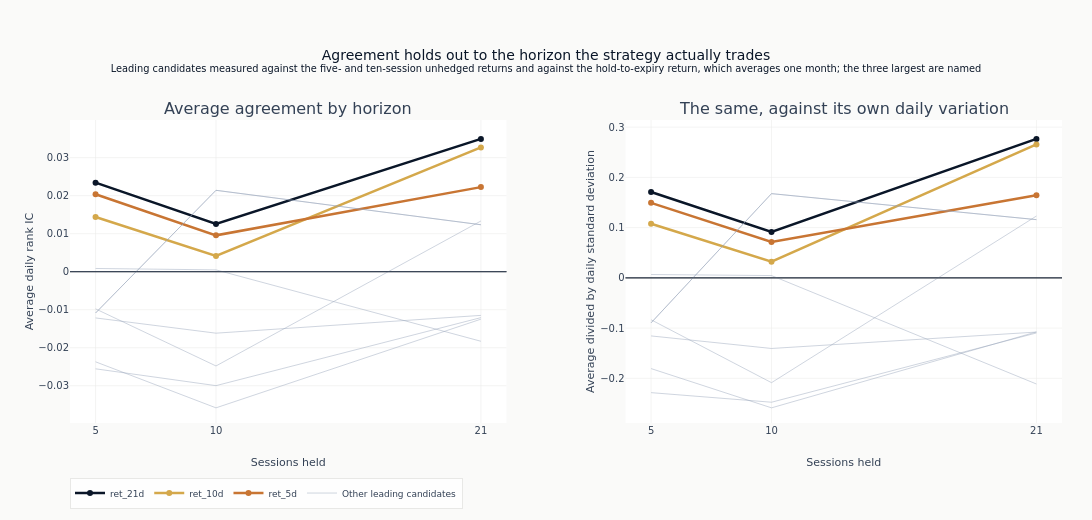

Write notebook code for a chart like this one.
### Code cell
horizons = sorted(horizon_ic)
fig = make_subplots(
    rows=1,
    cols=2,
    subplot_titles=[
        "Average agreement by horizon",
        "The same, against its own daily variation",
    ],
    horizontal_spacing=0.12,
)
# The three largest are named and given their own colour; the rest are drawn as one grey
# group, because ten distinguishable colours is not a legend anyone reads.
EMPHASIS_COLORS = [COLORS["blue"], COLORS["amber"], COLORS["copper"]]

for panel, index in [(1, 0), (2, 1)]:
    for rank, feat in enumerate(leading_features):
        emphasised = rank < len(EMPHASIS_COLORS)
        fig.add_trace(
            go.Scatter(
                x=horizons,
                y=[horizon_ic[h][feat][index] for h in horizons],
                mode="lines+markers" if emphasised else "lines",
                line=dict(
                    color=EMPHASIS_COLORS[rank] if emphasised else COLORS["recede"],
                    width=2.5 if emphasised else 1.0,
                ),
                marker=dict(size=6),
                opacity=1.0 if emphasised else 0.45,
                name=feat if emphasised else "Other leading candidates",
                legendgroup=feat if emphasised else "other",
                showlegend=panel == 1 and (emphasised or rank == len(EMPHASIS_COLORS)),
                hovertext=feat,
            ),
            row=1,
            col=panel,
        )
    fig.add_hline(y=0, line=dict(color=COLORS["neutral"], width=1), row=1, col=panel)

fig.update_layout(
    template="ml4t",
    height=520,
    width=1120,
    title={
        "text": (
            "Agreement holds out to the horizon the strategy actually trades"
            "<br><sup>Leading candidates measured against the five- and ten-session unhedged "
            "returns and against the hold-to-expiry return, which averages one month; the "
            "three largest are named</sup>"
        )
    },
    margin=dict(l=70, r=30, t=120, b=60),
    legend=dict(orientation="h", y=-0.18, x=0, font=dict(size=9)),
)
fig.update_xaxes(title_text="Sessions held", tickvals=horizons)
fig.update_yaxes(title_text="Average daily rank IC", row=1, col=1)
fig.update_yaxes(title_text="Average divided by daily standard deviation", row=1, col=2)
show_plotly_with_alt(
    fig,
    "Two panels sharing a horizontal axis of sessions held, at 5, 10 and 21. On the left the "
    "average daily rank IC and on the right the same average divided by its daily standard "
    "deviation. ret_21d, ret_10d and ret_5d are drawn as named coloured lines and the other "
    "leading candidates as pale grey lines. All three named lines dip at 10 sessions and rise "
    "to their highest value at 21, ret_21d reaching about 0.035 on the left and about 0.28 on "
    "the right. The grey lines mostly sit below zero and do not share that shape, so agreement "
    "holds out to the horizon the strategy actually trades for the named three.",
)

### Figure 1 — Plotly figure (JSON) as saved in the notebook; plotly's stock layout.template omitted (floating-point values rounded to 4 significant figures)
{"data": [{"hovertext": "ret_21d", "legendgroup": "ret_21d", "line": {"color": "#0a1628", "width": 2.5}, "marker": {"size": 6}, "mode": "lines+markers", "name": "ret_21d", "opacity": 1.0, "showlegend": true, "type": "scatter", "x": [5, 10, 21], "xaxis": "x", "y": [0.02341, 0.01257, 0.03493], "yaxis": "y"}, {"hovertext": "ret_10d", "legendgroup": "ret_10d", "line": {"color": "#D4A84B", "width": 2.5}, "marker": {"size": 6}, "mode": "lines+markers", "name": "ret_10d", "opacity": 1.0, "showlegend": true, "type": "scatter", "x": [5, 10, 21], "xaxis": "x", "y": [0.01439, 0.00412, 0.03269], "yaxis": "y"}, {"hovertext": "ret_5d", "legendgroup": "ret_5d", "line": {"color": "#C87533", "width": 2.5}, "marker": {"size": 6}, "mode": "lines+markers", "name": "ret_5d", "opacity": 1.0, "showlegend": true, "type": "scatter", "x": [5, 10, 21], "xaxis": "x", "y": [0.02037, 0.009562, 0.02225], "yaxis": "y"}, {"hovertext": "instr_delta", "legendgroup": "other", "line": {"color": "#94a3b8", "width": 1.0}, "marker": {"size": 6}, "mode": "lines", "name": "Other leading candidates", "opacity": 0.45, "showlegend": true, "type": "scatter", "x": [5, 10, 21], "xaxis": "x", "y": [0.0008464, 0.0004817, -0.01831], "yaxis": "y"}, {"hovertext": "instr_ret_5d", "legendgroup": "other", "line": {"color": "#94a3b8", "width": 1.0}, "marker": {"size": 6}, "mode": "lines", "name": "Other leading candidates", "opacity": 0.45, "showlegend": false, "type": "scatter", "x": [5, 10, 21], "xaxis": "x", "y": [-0.009776, -0.0248, 0.01334], "yaxis": "y"}, {"hovertext": "iv_mom_10d", "legendgroup": "other", "line": {"color": "#94a3b8", "width": 1.0}, "marker": {"size": 6}, "mode": "lines", "name": "Other leading candidates", "opacity": 0.45, "showlegend": false, "type": "scatter", "x": [5, 10, 21], "xaxis": "x", "y": [-0.02371, -0.03582, -0.01249], "yaxis": "y"}, {"hovertext": "iv_rv_ratio", "legendgroup": "other", "line": {"color": "#94a3b8", "width": 1.0}, "marker": {"size": 6}, "mode": "lines", "name": "Other leading candidates", "opacity": 0.45, "showlegend": false, "type": "scatter", "x": [5, 10, 21], "xaxis": "x", "y": [-0.01087, 0.02141, 0.01235], "yaxis": "y"}, {"hovertext": "iv_rv_ratio_pctl", "legendgroup": "other", "line": {"color": "#94a3b8", "width": 1.0}, "marker": {"size": 6}, "mode": "lines", "name": "Other leading candidates", "opacity": 0.45, "showlegend": false, "type": "scatter", "x": [5, 10, 21], "xaxis": "x", "y": [-0.01087, 0.02141, 0.01235], "yaxis": "y"}, {"hovertext": "vrp_mom_10d", "legendgroup": "other", "line": {"color": "#94a3b8", "width": 1.0}, "marker": {"size": 6}, "mode": "lines", "name": "Other leading candidates", "opacity": 0.45, "showlegend": false, "type": "scatter", "x": [5, 10, 21], "xaxis": "x", "y": [-0.02555, -0.02998, -0.01208], "yaxis": "y"}, {"hovertext": "vrp_mom_5d", "legendgroup": "other", "line": {"color": "#94a3b8", "width": 1.0}, "marker": {"size": 6}, "mode": "lines", "name": "Other leading candidates", "opacity": 0.45, "showlegend": false, "type": "scatter", "x": [5, 10, 21], "xaxis": "x", "y": [-0.01216, -0.01617, -0.01149], "yaxis": "y"}, {"hovertext": "ret_21d", "legendgroup": "ret_21d", "line": {"color": "#0a1628", "width": 2.5}, "marker": {"size": 6}, "mode": "lines+markers", "name": "ret_21d", "opacity": 1.0, "showlegend": false, "type": "scatter", "x": [5, 10, 21], "xaxis": "x2", "y": [0.171, 0.09137, 0.2766], "yaxis": "y2"}, {"hovertext": "ret_10d", "legendgroup": "ret_10d", "line": {"color": "#D4A84B", "width": 2.5}, "marker": {"size": 6}, "mode": "lines+markers", "name": "ret_10d", "opacity": 1.0, "showlegend": false, "type": "scatter", "x": [5, 10, 21], "xaxis": "x2", "y": [0.1077, 0.03208, 0.2656], "yaxis": "y2"}, {"hovertext": "ret_5d", "legendgroup": "ret_5d", "line": {"color": "#C87533", "width": 2.5}, "marker": {"size": 6}, "mode": "lines+markers", "name": "ret_5d", "opacity": 1.0, "showlegend": false, "type": "scatter", "x": [5, 10, 21], "xaxis": "x2", "y": [0.1493, 0.07142, 0.1646], "yaxis": "y2"}, {"hovertext": "instr_delta", "legendgroup": "other", "line": {"color": "#94a3b8", "width": 1.0}, "marker": {"size": 6}, "mode": "lines", "name": "Other leading candidates", "opacity": 0.45, "showlegend": false, "type": "scatter", "x": [5, 10, 21], "xaxis": "x2", "y": [0.006619, 0.00458, -0.2113], "yaxis": "y2"}, {"hovertext": "instr_ret_5d", "legendgroup": "other", "line": {"color": "#94a3b8", "width": 1.0}, "marker": {"size": 6}, "mode": "lines", "name": "Other leading candidates", "opacity": 0.45, "showlegend": false, "type": "scatter", "x": [5, 10, 21], "xaxis": "x2", "y": [-0.08343, -0.2086, 0.1231], "yaxis": "y2"}, {"hovertext": "iv_mom_10d", "legendgroup": "other", "line": {"color": "#94a3b8", "width": 1.0}, "marker": {"size": 6}, "mode": "lines", "name": "Other leading candidates", "opacity": 0.45, "showlegend": false, "type": "scatter", "x": [5, 10, 21], "xaxis": "x2", "y": [-0.1806, -0.2587, -0.1076], "yaxis": "y2"}, {"hovertext": "iv_rv_ratio", "legendgroup": "other", "line": {"color": "#94a3b8", "width": 1.0}, "marker": {"size": 6}, "mode": "lines", "name": "Other leading candidates", "opacity": 0.45, "showlegend": false, "type": "scatter", "x": [5, 10, 21], "xaxis": "x2", "y": [-0.08954, 0.1677, 0.1159], "yaxis": "y2"}, {"hovertext": "iv_rv_ratio_pctl", "legendgroup": "other", "line": {"color": "#94a3b8", "width": 1.0}, "marker": {"size": 6}, "mode": "lines", "name": "Other leading candidates", "opacity": 0.45, "showlegend": false, "type": "scatter", "x": [5, 10, 21], "xaxis": "x2", "y": [-0.08954, 0.1677, 0.1159], "yaxis": "y2"}, {"hovertext": "vrp_mom_10d", "legendgroup": "other", "line": {"color": "#94a3b8", "width": 1.0}, "marker": {"size": 6}, "mode": "lines", "name": "Other leading candidates", "opacity": 0.45, "showlegend": false, "type": "scatter", "x": [5, 10, 21], "xaxis": "x2", "y": [-0.2285, -0.2476, -0.1097], "yaxis": "y2"}, {"hovertext": "vrp_mom_5d", "legendgroup": "other", "line": {"color": "#94a3b8", "width": 1.0}, "marker": {"size": 6}, "mode": "lines", "name": "Other leading candidates", "opacity": 0.45, "showlegend": false, "type": "scatter", "x": [5, 10, 21], "xaxis": "x2", "y": [-0.1156, -0.1406, -0.1079], "yaxis": "y2"}], "layout": {"annotations": [{"font": {"size": 16}, "showarrow": false, "text": "Average agreement by horizon", "x": 0.22, "xanchor": "center", "xref": "paper", "y": 1.0, "yanchor": "bottom", "yref": "paper"}, {"font": {"size": 16}, "showarrow": false, "text": "The same, against its own daily variation", "x": 0.78, "xanchor": "center", "xref": "paper", "y": 1.0, "yanchor": "bottom", "yref": "paper"}], "height": 520, "legend": {"font": {"size": 9}, "orientation": "h", "x": 0, "y": -0.18}, "margin": {"b": 60, "l": 70, "r": 30, "t": 120}, "shapes": [{"line": {"color": "#334155", "width": 1}, "type": "line", "x0": 0, "x1": 1, "xref": "x domain", "y0": 0, "y1": 0, "yref": "y"}, {"line": {"color": "#334155", "width": 1}, "type": "line", "x0": 0, "x1": 1, "xref": "x2 domain", "y0": 0, "y1": 0, "yref": "y2"}], "title": {"text": "Agreement holds out to the horizon the strategy actually trades<br><sup>Leading candidates measured against the five- and ten-session unhedged returns and against the hold-to-expiry return, which averages one month; the three largest are named</sup>"}, "width": 1120, "xaxis": {"anchor": "y", "domain": [0.0, 0.44], "tickvals": [5, 10, 21], "title": {"text": "Sessions held"}}, "xaxis2": {"anchor": "y2", "domain": [0.56, 1.0], "tickvals": [5, 10, 21], "title": {"text": "Sessions held"}}, "yaxis": {"anchor": "x", "domain": [0.0, 1.0], "title": {"text": "Average daily rank IC"}}, "yaxis2": {"anchor": "x2", "domain": [0.0, 1.0], "title": {"text": "Average divided by daily standard deviation"}}}}
